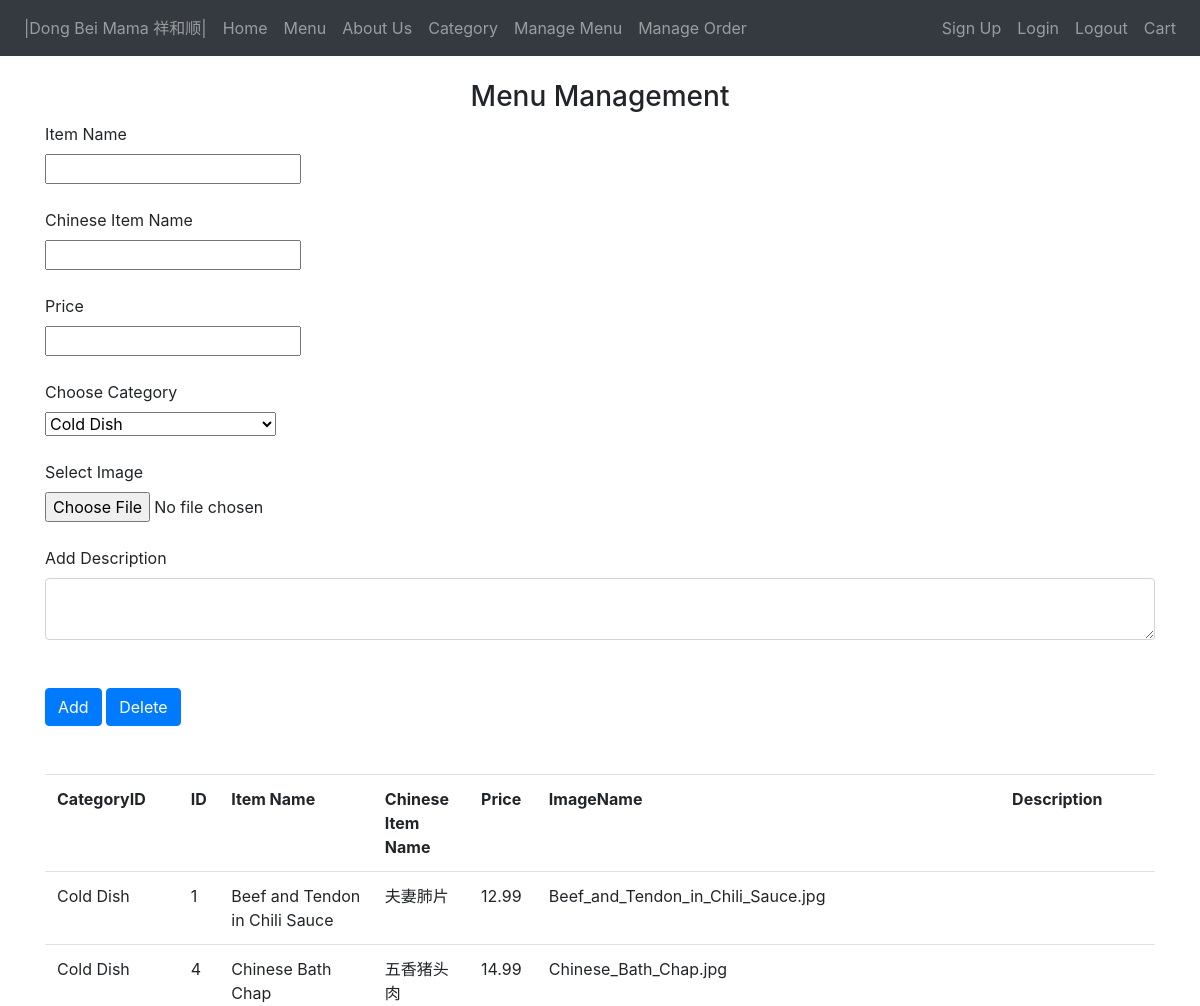
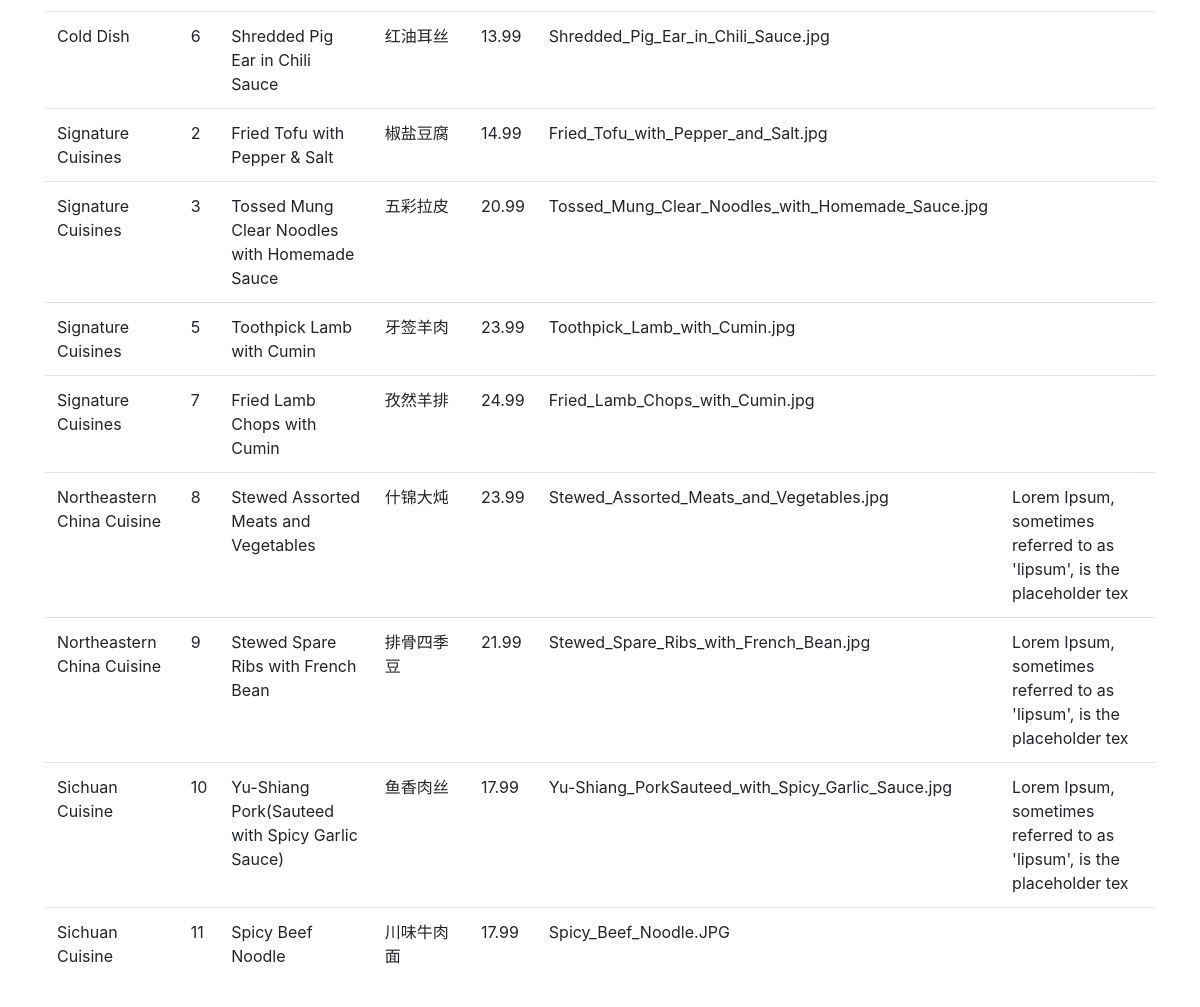
Screenshot of /manage-menu with the database file from the repository (2 pictures, top to bottom).
### website/models.py (models this page shows)
class MenuCategory(db.Model):
    __tablename__='menucategory'
    id = db.Column(db.Integer,primary_key = True)
    category = db.Column(db.String(150),unique=True)
    category_cn = db.Column(db.String(150),unique=True)

class Menu(db.Model):
    __tablename__ = "menu"
    id = db.Column(db.Integer,primary_key = True)
    item_name = db.Column(db.String(150),unique=True)
    item_name_cn = db.Column(db.String(150),unique=True)
    price = db.Column(db.Float)
    description = db.Column(db.String(150))
    image = db.Column(db.String(150))
    categoryID = db.Column(db.Integer, db.ForeignKey("menucategory.id"))

### website/admin.py (the view, shortened to what this page needs)
@admin.route('/manage-menu', methods=['POST','GET'])
def manage_menu():
    menucategory = MenuCategory.query.all()
    menuitems = Menu.query.all()
    return render_template('manage_menu.html', menucategory=menucategory,menuitems=menuitems)

### website/templates/manage_menu.html
{% extends 'layout.html' %}
{% block body %}
<h3 align="center">Menu Management</h3>
<form method="POST" enctype=multipart/form-data>
    <label for="item_name">Item Name</label><br />
    <input type="text" id="item_name" name="item_name" >
    <br /><br />
    <label for="item_name_cn">Chinese Item Name</label><br />
    <input type="text" id="item_name_cn" name="item_name_cn" >
    <br /><br />
    <label for="price">Price</label><br />
    <input type="number" step="0.01" id="price" name="price" >
    <br /><br />
    <label for="categoryID">Choose Category</label><br />
    <select id="categoryID" name="categoryID">
        {% for category in menucategory %}
            <option value="{{category.id}}">{{category.category}}</option>
        {% endfor %}
    </select>
    <br /><br />
    <label for="image">Select Image</label><br />
    <input type="file" id="image" name="image">
    <br /><br />
    <label for="description">Add Description</label><br />
    <textarea id="description" name="description" class="form-control"></textarea>
    <br /><br />
    <button type="submit" name='ADD' class="btn btn-primary">Add</button>
    <button type="submit" name='DELETE' class="btn btn-primary">Delete</button>
</form>
<br/><br/>
<table class="table">
    <tr>
        <th>CategoryID</th>
        <th>ID</th>
        <th>Item Name</th>
        <th>Chinese Item Name</th>
        <th>Price</th>
        <th>ImageName</th>
        <th>Description</th>
    </tr>
    {% if menuitems %}
    {% for i in menucategory %}
        {% for j in menuitems %}
            {% if i.id == j.categoryID %}
            <tr>
                <td>{{i.category}}</td>
                <td>{{j.id}}</td>
                <td>{{j.item_name}}</td>
                <td>{{j.item_name_cn}}</td>
                <td>{{j.price}}</td>
                <td>{{j.image}}</td>
                <td>{{j.description}}</td>
            </tr>
            {% endif %}
        {% endfor %}
    {% endfor %}
    {% else %}
        <tr>
            <td>Please add new record</td>thtd
        </tr>
    {% endif %}
</table>
{% endblock %}

### rows the page displays
MenuCategory: category "Cold Dish"
Menu: id "1", item_name "Beef and Tendon in Chili Sauce", item_name_cn "夫妻肺片", price "12.99", image "Beef_and_Tendon_in_Chili_Sauce.jpg"
Menu: id "4", item_name "Chinese Bath Chap", item_name_cn "五香猪头肉", price "14.99", image "Chinese_Bath_Chap.jpg"
Menu: id "6", item_name "Shredded Pig Ear in Chili Sauce", item_name_cn "红油耳丝", price "13.99", image "Shredded_Pig_Ear_in_Chili_Sauce.jpg"
MenuCategory: category "Signature Cuisines"
Menu: id "2", item_name "Fried Tofu with Pepper & Salt", item_name_cn "椒盐豆腐", price "14.99", image "Fried_Tofu_with_Pepper_and_Salt.jpg"
Menu: id "3", item_name "Tossed Mung Clear Noodles with Homemade Sauce", item_name_cn "五彩拉皮", price "20.99", image "Tossed_Mung_Clear_Noodles_with_Homemade_Sauce.jpg"
Menu: id "5", item_name "Toothpick Lamb with Cumin", item_name_cn "牙签羊肉", price "23.99", image "Toothpick_Lamb_with_Cumin.jpg"
Menu: id "7", item_name "Fried Lamb Chops with Cumin", item_name_cn "孜然羊排", price "24.99", image "Fried_Lamb_Chops_with_Cumin.jpg"
MenuCategory: category "Northeastern China Cuisine"
Menu: id "8", item_name "Stewed Assorted Meats and Vegetables", item_name_cn "什锦大炖", price "23.99", image "Stewed_Assorted_Meats_and_Vegetables.jpg", description "Lorem Ipsum, sometimes referred to as 'lipsum', is the placeholder tex"
Menu: id "9", item_name "Stewed Spare Ribs with French Bean", item_name_cn "排骨四季豆", price "21.99", image "Stewed_Spare_Ribs_with_French_Bean.jpg", description "Lorem Ipsum, sometimes referred to as 'lipsum', is the placeholder tex"
MenuCategory: category "Sichuan Cuisine"
Menu: id "10", item_name "Yu-Shiang Pork(Sauteed with Spicy Garlic Sauce)", item_name_cn "鱼香肉丝", price "17.99", image "Yu-Shiang_PorkSauteed_with_Spicy_Garlic_Sauce.jpg", description "Lorem Ipsum, sometimes referred to as 'lipsum', is the placeholder tex"
Menu: id "11", item_name "Spicy Beef Noodle", item_name_cn "川味牛肉面", price "17.99", image "Spicy_Beef_Noodle.JPG"

### other values shown
form field categoryID "Cold Dish"
